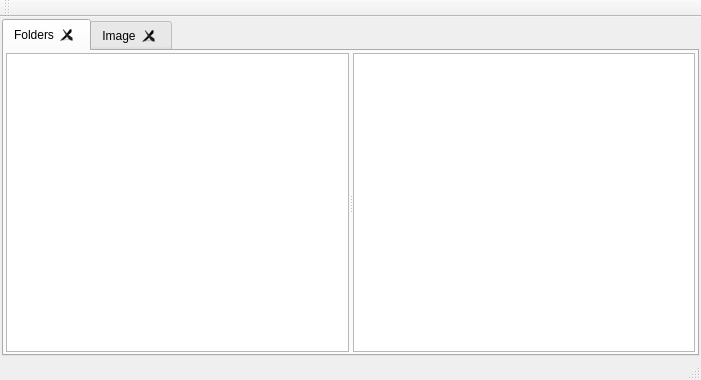
<?xml version="1.0" encoding="UTF-8"?>
<ui version="4.0">
 <class>MainWindow</class>
 <widget class="QMainWindow" name="MainWindow">
  <property name="geometry">
   <rect>
    <x>0</x>
    <y>0</y>
    <width>701</width>
    <height>380</height>
   </rect>
  </property>
  <property name="windowTitle">
   <string>View images</string>
  </property>
  <widget class="QWidget" name="centralWidget">
   <layout class="QHBoxLayout" name="horizontalLayout_2">
    <property name="margin">
     <number>2</number>
    </property>
    <item>
     <widget class="QTabWidget" name="tabMain">
      <property name="tabShape">
       <enum>QTabWidget::Rounded</enum>
      </property>
      <property name="currentIndex">
       <number>0</number>
      </property>
      <property name="tabsClosable">
       <bool>true</bool>
      </property>
      <property name="movable">
       <bool>false</bool>
      </property>
      <widget class="QWidget" name="tabFileSystem">
       <attribute name="title">
        <string>Folders</string>
       </attribute>
       <layout class="QVBoxLayout" name="verticalLayout">
        <property name="margin">
         <number>2</number>
        </property>
        <item>
         <widget class="QSplitter" name="splitter">
          <property name="orientation">
           <enum>Qt::Horizontal</enum>
          </property>
          <widget class="QTreeWidget" name="treeWidgetFileSystem">
           <property name="sizePolicy">
            <sizepolicy hsizetype="Preferred" vsizetype="Preferred">
             <horstretch>0</horstretch>
             <verstretch>0</verstretch>
            </sizepolicy>
           </property>
           <property name="minimumSize">
            <size>
             <width>64</width>
             <height>0</height>
            </size>
           </property>
           <property name="horizontalScrollMode">
            <enum>QAbstractItemView::ScrollPerPixel</enum>
           </property>
           <attribute name="headerVisible">
            <bool>false</bool>
           </attribute>
           <attribute name="headerVisible">
            <bool>false</bool>
           </attribute>
           <column>
            <property name="text">
             <string notr="true">1</string>
            </property>
           </column>
          </widget>
          <widget class="QListWidget" name="listWidget">
           <property name="sizePolicy">
            <sizepolicy hsizetype="Expanding" vsizetype="Expanding">
             <horstretch>0</horstretch>
             <verstretch>0</verstretch>
            </sizepolicy>
           </property>
           <property name="autoFillBackground">
            <bool>false</bool>
           </property>
           <property name="frameShape">
            <enum>QFrame::StyledPanel</enum>
           </property>
           <property name="frameShadow">
            <enum>QFrame::Sunken</enum>
           </property>
           <property name="iconSize">
            <size>
             <width>100</width>
             <height>100</height>
            </size>
           </property>
           <property name="textElideMode">
            <enum>Qt::ElideRight</enum>
           </property>
           <property name="movement">
            <enum>QListView::Static</enum>
           </property>
           <property name="flow">
            <enum>QListView::LeftToRight</enum>
           </property>
           <property name="resizeMode">
            <enum>QListView::Adjust</enum>
           </property>
           <property name="layoutMode">
            <enum>QListView::SinglePass</enum>
           </property>
           <property name="spacing">
            <number>2</number>
           </property>
           <property name="viewMode">
            <enum>QListView::IconMode</enum>
           </property>
           <property name="uniformItemSizes">
            <bool>false</bool>
           </property>
           <property name="batchSize">
            <number>80</number>
           </property>
           <property name="wordWrap">
            <bool>true</bool>
           </property>
          </widget>
         </widget>
        </item>
       </layout>
      </widget>
      <widget class="QWidget" name="tabImage">
       <property name="autoFillBackground">
        <bool>false</bool>
       </property>
       <attribute name="title">
        <string>Image</string>
       </attribute>
      </widget>
     </widget>
    </item>
   </layout>
  </widget>
  <widget class="QMenuBar" name="menuBar">
   <property name="geometry">
    <rect>
     <x>0</x>
     <y>0</y>
     <width>701</width>
     <height>20</height>
    </rect>
   </property>
  </widget>
  <widget class="QToolBar" name="mainToolBar">
   <attribute name="toolBarArea">
    <enum>TopToolBarArea</enum>
   </attribute>
   <attribute name="toolBarBreak">
    <bool>false</bool>
   </attribute>
  </widget>
  <widget class="QStatusBar" name="statusBar"/>
 </widget>
 <layoutdefault spacing="6" margin="11"/>
 <resources/>
 <connections/>
</ui>
